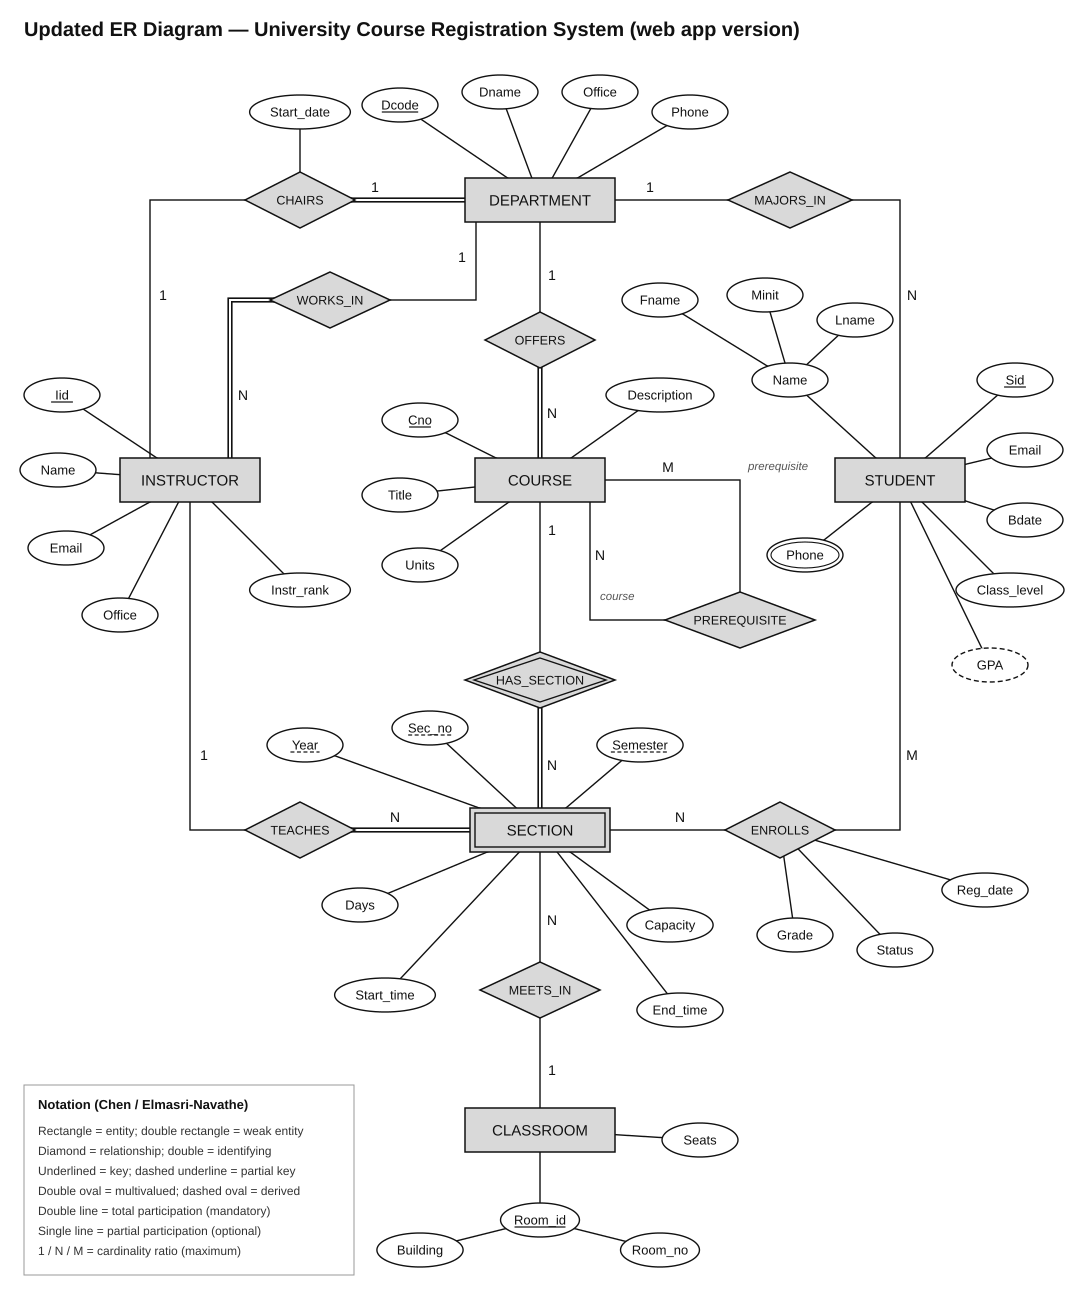

The script that saved this image:
from chen import Diagram

d = Diagram(1080, 1290, "Updated ER Diagram — University Course Registration System (web app version)")

d.entity("dept", 540, 200, "DEPARTMENT", w=150)
d.entity("inst", 190, 480, "INSTRUCTOR", w=140)
d.entity("course", 540, 480, "COURSE", w=130)
d.entity("stu", 900, 480, "STUDENT", w=130)
d.entity("sec", 540, 830, "SECTION", weak=True, w=140)
d.entity("room", 540, 1130, "CLASSROOM", w=150)

d.rel("chairs", 300, 200, "CHAIRS")
d.rel("works", 330, 300, "WORKS_IN", w=120)
d.rel("offers", 540, 340, "OFFERS")
d.rel("major", 790, 200, "MAJORS_IN", w=124)
d.rel("prereq", 740, 620, "PREREQUISITE", w=150)
d.rel("hassec", 540, 680, "HAS_SECTION", ident=True, w=150)
d.rel("teaches", 300, 830, "TEACHES")
d.rel("enrolls", 780, 830, "ENROLLS")
d.rel("meets", 540, 990, "MEETS_IN", w=120)

d.link("chairs", "dept", total=True)
d.link("chairs", "inst", via=[(150, 200), (150, 480)])
d.link("works", "dept", via=[(476, 300), (476, 200)])
d.link("works", "inst", total=True, via=[(230, 300), (230, 480)])
d.link("offers", "dept")
d.link("offers", "course", total=True)
d.link("major", "dept")
d.link("major", "stu", via=[(900, 200)])
d.link("prereq", "course", via=[(740, 480)])
d.link("prereq", "course", via=[(590, 620), (590, 480)])
d.link("hassec", "course")
d.link("hassec", "sec", total=True)
d.link("teaches", "inst", via=[(190, 830)])
d.link("teaches", "sec", total=True)
d.link("enrolls", "stu", via=[(900, 830)])
d.link("enrolls", "sec")
d.link("meets", "sec")
d.link("meets", "room")

d.attr("d_code", 400, 105, "Dcode", "key", "dept")
d.attr("d_name", 500, 92, "Dname", "", "dept")
d.attr("d_off", 600, 92, "Office", "", "dept")
d.attr("d_ph", 690, 112, "Phone", "", "dept")
d.attr("c_start", 300, 112, "Start_date", "", "chairs")

d.attr("i_id", 62, 395, "Iid", "key", "inst")
d.attr("i_name", 58, 470, "Name", "", "inst")
d.attr("i_email", 66, 548, "Email", "", "inst")
d.attr("i_off", 120, 615, "Office", "", "inst")
d.attr("i_rank", 300, 590, "Instr_rank", "", "inst")

d.attr("c_no", 420, 420, "Cno", "key", "course")
d.attr("c_title", 400, 495, "Title", "", "course")
d.attr("c_units", 420, 565, "Units", "", "course")
d.attr("c_desc", 660, 395, "Description", "", "course")

d.attr("s_name", 790, 380, "Name", "", "stu")
d.attr("s_f", 660, 300, "Fname", "", "s_name")
d.attr("s_m", 765, 295, "Minit", "", "s_name")
d.attr("s_l", 855, 320, "Lname", "", "s_name")
d.attr("s_id", 1015, 380, "Sid", "key", "stu")
d.attr("s_email", 1025, 450, "Email", "", "stu")
d.attr("s_bd", 1025, 520, "Bdate", "", "stu")
d.attr("s_class", 1010, 590, "Class_level", "", "stu")
d.attr("s_ph", 805, 555, "Phone", "multi", "stu")
d.attr("s_gpa", 990, 665, "GPA", "derived", "stu")

d.attr("x_sec", 430, 728, "Sec_no", "partial", "sec")
d.attr("x_sem", 640, 745, "Semester", "partial", "sec")
d.attr("x_year", 305, 745, "Year", "partial", "sec")
d.attr("x_days", 360, 905, "Days", "", "sec")
d.attr("x_st", 385, 995, "Start_time", "", "sec")
d.attr("x_et", 680, 1010, "End_time", "", "sec")
d.attr("x_cap", 670, 925, "Capacity", "", "sec")

d.attr("e_grade", 795, 935, "Grade", "", "enrolls")
d.attr("e_status", 895, 950, "Status", "", "enrolls")
d.attr("e_date", 985, 890, "Reg_date", "", "enrolls")

d.attr("r_room", 540, 1220, "Room_id", "key", "room")
d.attr("r_b", 420, 1250, "Building", "", "r_room")
d.attr("r_no", 660, 1250, "Room_no", "", "r_room")
d.attr("r_seats", 700, 1140, "Seats", "", "room")

d.card(375, 192, "1")
d.card(163, 300, "1")
d.card(462, 262, "1")
d.card(243, 400, "N")
d.card(552, 280, "1")
d.card(552, 418, "N")
d.card(650, 192, "1")
d.card(860, 192, "")
d.card(912, 300, "N")
d.card(668, 472, "M")
d.card(600, 560, "N")
d.card(552, 535, "1")
d.card(552, 770, "N")
d.card(204, 760, "1")
d.card(395, 822, "N")
d.card(912, 760, "M")
d.card(680, 822, "N")
d.card(552, 925, "N")
d.card(552, 1075, "1")

d.text(748, 470, "prerequisite", 11.5, italic=True, color="#555", anchor="start")
d.text(600, 600, "course", 11.5, italic=True, color="#555", anchor="start")

lx, ly = 24, 1085
d.labels.append(f'<rect x="{lx}" y="{ly}" width="330" height="190" fill="#fff" stroke="#999" stroke-width="1"/>')
d.text(lx+14, ly+24, "Notation (Chen / Elmasri-Navathe)", 13, 700, "start")
rows = ["Rectangle = entity;  double rectangle = weak entity",
        "Diamond = relationship;  double = identifying",
        "Underlined = key;  dashed underline = partial key",
        "Double oval = multivalued;  dashed oval = derived",
        "Double line = total participation (mandatory)",
        "Single line = partial participation (optional)",
        "1 / N / M = cardinality ratio (maximum)"]
for i, r in enumerate(rows):
    d.text(lx+14, ly+50+i*20, r, 12, 400, "start", "#333")

d.save("updated_er")
